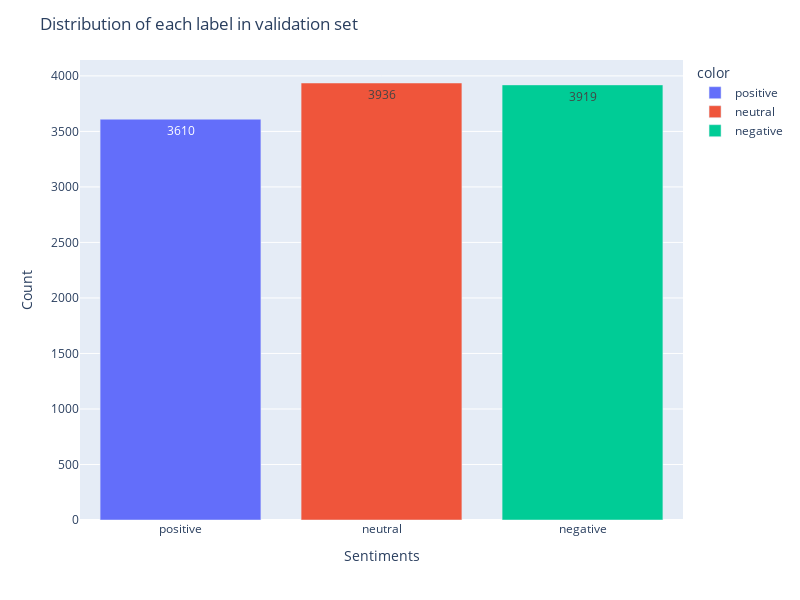

Here is the notebook cell this chart was saved with:
### Code cell
labels = ["positive", "neutral", "negative"]
fig = px.bar(x=labels, y=class_count_in_validation_set, color=labels)

fig.update_layout(
    title="Distribution of each label in validation set",
    xaxis_title="Sentiments",
    yaxis_title="Count",
    height=600,
    width=800,
)

fig.update_traces(texttemplate="%{y}", textposition="inside")

fig.show()

### Figure 1 — Plotly figure (JSON) as saved in the notebook; plotly's stock layout.template omitted (floating-point values rounded to 4 significant figures)
{"data": [{"alignmentgroup": "True", "hovertemplate": "color=positive<br>x=%{x}<br>y=%{y}<extra></extra>", "legendgroup": "positive", "marker": {"color": "#636efa", "pattern": {"shape": ""}}, "name": "positive", "offsetgroup": "positive", "orientation": "v", "showlegend": true, "textposition": "inside", "texttemplate": "%{y}", "type": "bar", "x": ["positive"], "xaxis": "x", "y": [3610], "yaxis": "y"}, {"alignmentgroup": "True", "hovertemplate": "color=neutral<br>x=%{x}<br>y=%{y}<extra></extra>", "legendgroup": "neutral", "marker": {"color": "#EF553B", "pattern": {"shape": ""}}, "name": "neutral", "offsetgroup": "neutral", "orientation": "v", "showlegend": true, "textposition": "inside", "texttemplate": "%{y}", "type": "bar", "x": ["neutral"], "xaxis": "x", "y": [3936], "yaxis": "y"}, {"alignmentgroup": "True", "hovertemplate": "color=negative<br>x=%{x}<br>y=%{y}<extra></extra>", "legendgroup": "negative", "marker": {"color": "#00cc96", "pattern": {"shape": ""}}, "name": "negative", "offsetgroup": "negative", "orientation": "v", "showlegend": true, "textposition": "inside", "texttemplate": "%{y}", "type": "bar", "x": ["negative"], "xaxis": "x", "y": [3919], "yaxis": "y"}], "layout": {"barmode": "relative", "height": 600, "legend": {"title": {"text": "color"}, "tracegroupgap": 0}, "margin": {"t": 60}, "title": {"text": "Distribution of each label in validation set"}, "width": 800, "xaxis": {"anchor": "y", "domain": [0, 1], "title": {"text": "Sentiments"}}, "yaxis": {"anchor": "x", "domain": [0, 1], "title": {"text": "Count"}}}}
